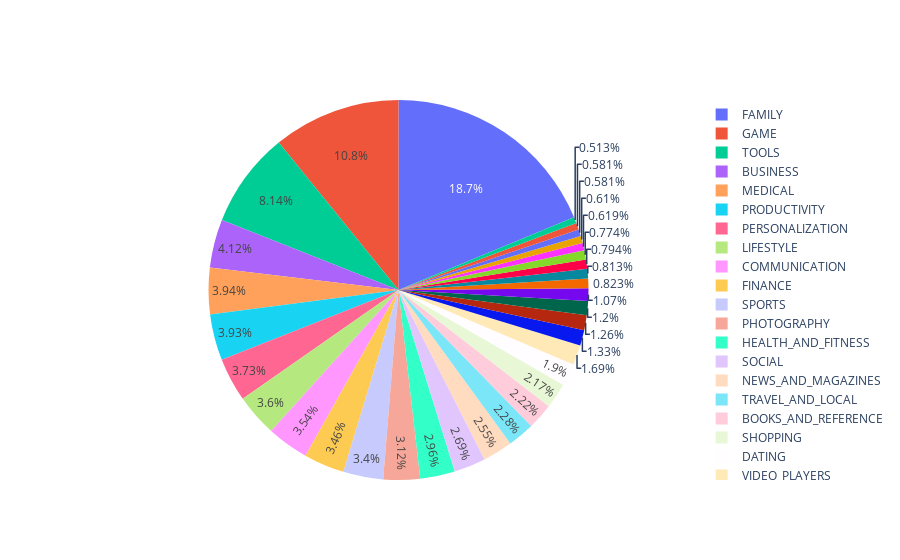

This figure's notebook cell:
### Markdown cell above
## **6.1. How many apps are there in each category?**

### Code cell
number_of_apps_in_category = df['Category'].value_counts().sort_values(ascending=True)

data = [go.Pie(
        labels = number_of_apps_in_category.index,
        values = number_of_apps_in_category.values,
        hoverinfo = 'label+value'
    
)]

plotly.offline.iplot(data, filename='active_category')

### Figure 1 — Plotly figure (JSON) as saved in the notebook; plotly's stock layout.template omitted (floating-point values rounded to 4 significant figures)
{"data": [{"hoverinfo": "label+value", "labels": ["BEAUTY", "PARENTING", "COMICS", "ART_AND_DESIGN", "EVENTS", "HOUSE_AND_HOME", "WEATHER", "LIBRARIES_AND_DEMO", "AUTO_AND_VEHICLES", "ENTERTAINMENT", "FOOD_AND_DRINK", "EDUCATION", "MAPS_AND_NAVIGATION", "VIDEO_PLAYERS", "DATING", "SHOPPING", "BOOKS_AND_REFERENCE", "TRAVEL_AND_LOCAL", "NEWS_AND_MAGAZINES", "SOCIAL", "HEALTH_AND_FITNESS", "PHOTOGRAPHY", "SPORTS", "FINANCE", "COMMUNICATION", "LIFESTYLE", "PERSONALIZATION", "PRODUCTIVITY", "MEDICAL", "BUSINESS", "TOOLS", "GAME", "FAMILY"], "type": "pie", "values": [53, 60, 60, 63, 64, 80, 82, 84, 85, 111, 124, 130, 137, 175, 196, 224, 229, 236, 263, 278, 306, 322, 351, 358, 366, 372, 385, 406, 407, 426, 841, 1121, 1937]}], "layout": {}}
